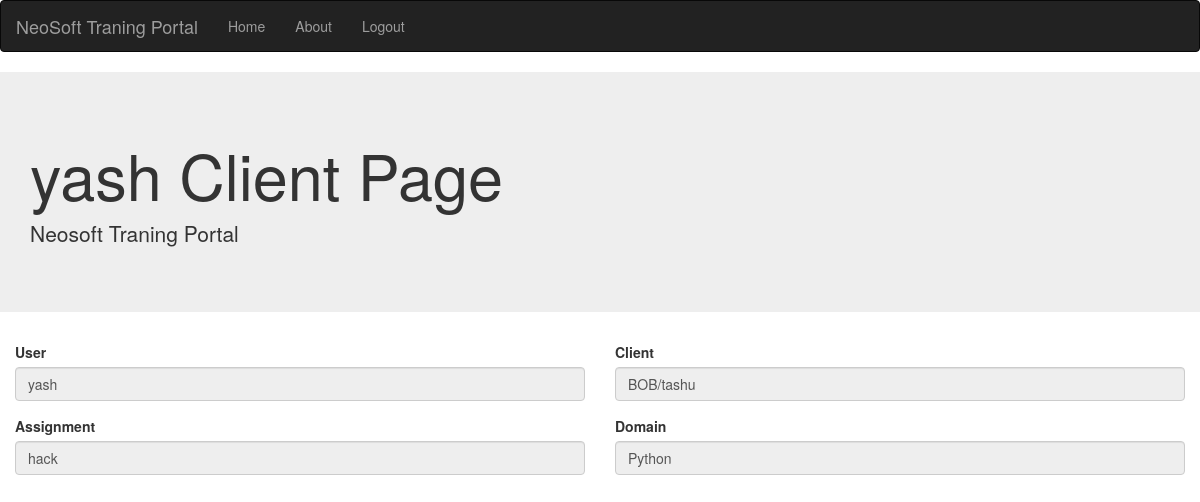
Screenshot of /client/4/ (signed in) with the database file from the repository.
### core/models.py (models this page shows, shortened)
class User(AbstractUser):
    mobile_number = models.CharField(
        max_length=40, unique=True, blank=False, null=False, db_index=True
    )
    address = models.CharField(max_length=255, blank=True, null=True)
    field_type = models.CharField(choices=STATE_CHOICE, max_length=50)
    User_type = models.CharField(choices=STATE_CHOICE2, max_length=50)
    assigned_client = models.CharField(max_length=100)
    DOB = models.DateField(null=True,blank=True)
    gender = models.CharField(choices=STATE_CHOICE1, max_length=50)
    def __str__(self):
        return f"{self.first_name}"

class Client(models.Model):
    user = models.ForeignKey(User,on_delete=models.CASCADE)
    name = models.CharField(max_length=50)
    def __str__(self):
        return f'{self.name}/{self.user}'

class Assignment(models.Model):
    Start_traning_date = models.DateField(auto_now=False, auto_now_add=False)
    End_traning_date = models.DateField(auto_now=False, auto_now_add=False)
    Topic_of_assignment = models.CharField(max_length=50)
    user = models.ForeignKey(User,on_delete=models.CASCADE)

### core/views.py (the view)
# urls.py: path('client/<int:pk>/',ClientView.as_view(),name='client'),
class ClientView(View):
    def get(self,request,*args,**kwargs):
        if request.method == "GET":
            user_id=kwargs.get('pk')
            user = User.objects.filter(pk=user_id).last()
            client= Client.objects.filter(user_id=user_id).last()
            assignment= Assignment.objects.filter(user_id=user_id).last()
            return render(request, 'core/client.html', {'client':client,'assignment':assignment})

### core/templates/core/client.html (shortened to what this page needs)
{% extends 'core/base.html' %}
{%load static %}
{% block content %}
<head>
</head>
<body>
    <nav class="navbar navbar-inverse">
        <div class="container-fluid">
          <div class="navbar-header">
            <a class="navbar-brand" href="#">NeoSoft Traning Portal</a>
          </div>
          <ul class="nav navbar-nav">
            <li><a href="{% url 'core:tl' %}">Home</a></li>
            <li><a href="{% url 'core:about' %}">About</a></li>
            <li><a href="{% url 'core:login' %}">Logout</a></li>
          </ul>
        </div>
      </nav>
      <form method="POST" class="form-group">
        <div class="jumbotron jumbotron-fluid">
            <div class="container">
              <h1 class="display-4">{{user}} Client Page</h1>
              <p class="lead">Neosoft Traning Portal</p>
            </div>
        </div>
             <div class="col-md-6">
                <div class="form-group">
                    <label>User</label>
                    <input
                    class="form-control"
                    type="text"
                    formControlName="drive_type"
                    placeholder="Username"
                    value="{{user.first_name}}"
                    readonly/>
                </div>
            </div>
            <div class="col-md-6">
                <div class="form-group">
                    <label>Client</label>
                    <input
                    class="form-control"
                    type="text"
                    formControlName="drive_type"
                    placeholder="Client"
                    value='{{client}}'
                    readonly/>
                </div>
            </div>
            <div class="col-md-6">
                <div class="form-group">
                    <label>Assignment</label>
                    <input
                    class="form-control"
                    type="text"
                    formControlName="drive_type"
                    placeholder="Assignment"
                    value="{{assignment.Topic_of_assignment}}"
                    readonly/>
                </div>
            </div>
            <div class="col-md-6">
                <div class="form-group">
                    <label>Domain</label>
                    <input
                    class="form-control"
                    type="text"
                    formControlName="drive_type"
                    placeholder="Domain"
                    value='{{user.field_type}}'
                    readonly/>
                </div>
            </div>
      </form>
    </body>
    {% endblock %}

### rows the page displays
User: is_active+password+first_name "yash", first_name "yash", field_type "Python"
Client: name+user "BOB/tashu"
Assignment: Topic_of_assignment "hack"
